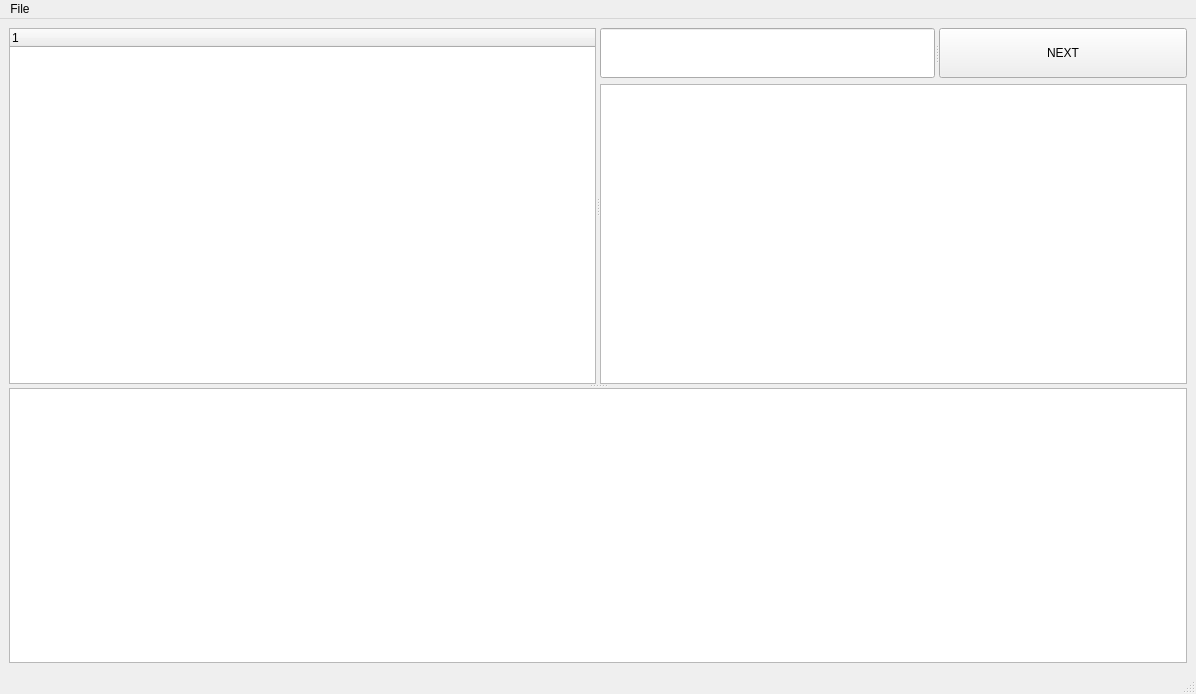
<?xml version="1.0" encoding="UTF-8"?>
<ui version="4.0">
 <class>MainWindow</class>
 <widget class="QMainWindow" name="MainWindow">
  <property name="geometry">
   <rect>
    <x>0</x>
    <y>0</y>
    <width>1196</width>
    <height>694</height>
   </rect>
  </property>
  <property name="windowTitle">
   <string>MainWindow</string>
  </property>
  <widget class="QWidget" name="centralwidget">
   <layout class="QGridLayout" name="gridLayout">
    <item row="0" column="0">
     <widget class="QSplitter" name="splitter_3">
      <property name="orientation">
       <enum>Qt::Vertical</enum>
      </property>
      <widget class="QSplitter" name="splitter_2">
       <property name="orientation">
        <enum>Qt::Horizontal</enum>
       </property>
       <widget class="QTreeWidget" name="treeWidget">
        <column>
         <property name="text">
          <string notr="true">1</string>
         </property>
        </column>
       </widget>
       <widget class="QWidget" name="layoutWidget">
        <layout class="QVBoxLayout" name="verticalLayout">
         <item>
          <widget class="QSplitter" name="splitter">
           <property name="orientation">
            <enum>Qt::Horizontal</enum>
           </property>
           <widget class="QLineEdit" name="searchWidget">
            <property name="sizePolicy">
             <sizepolicy hsizetype="Minimum" vsizetype="Minimum">
              <horstretch>0</horstretch>
              <verstretch>0</verstretch>
             </sizepolicy>
            </property>
            <property name="minimumSize">
             <size>
              <width>100</width>
              <height>50</height>
             </size>
            </property>
           </widget>
           <widget class="QPushButton" name="pushButton">
            <property name="minimumSize">
             <size>
              <width>100</width>
              <height>0</height>
             </size>
            </property>
            <property name="text">
             <string>NEXT</string>
            </property>
           </widget>
          </widget>
         </item>
         <item>
          <widget class="QListWidget" name="listWidget"/>
         </item>
        </layout>
       </widget>
      </widget>
      <widget class="QTextEdit" name="textEdit"/>
     </widget>
    </item>
   </layout>
  </widget>
  <widget class="QMenuBar" name="menubar">
   <property name="geometry">
    <rect>
     <x>0</x>
     <y>0</y>
     <width>1196</width>
     <height>22</height>
    </rect>
   </property>
   <widget class="QMenu" name="menuFile">
    <property name="title">
     <string>File</string>
    </property>
    <addaction name="actionOpen"/>
    <addaction name="actionClear"/>
    <addaction name="actionExpand_All"/>
    <addaction name="actionCollapse_All"/>
   </widget>
   <addaction name="menuFile"/>
  </widget>
  <widget class="QStatusBar" name="statusbar"/>
  <action name="actionOpen">
   <property name="text">
    <string>Open</string>
   </property>
   <property name="shortcut">
    <string notr="true"/>
   </property>
  </action>
  <action name="actionClear">
   <property name="text">
    <string>Clear</string>
   </property>
  </action>
  <action name="actionExpand_All">
   <property name="text">
    <string>Expand All</string>
   </property>
  </action>
  <action name="actionCollapse_All">
   <property name="text">
    <string>Collapse All</string>
   </property>
  </action>
 </widget>
 <resources/>
 <connections/>
</ui>
